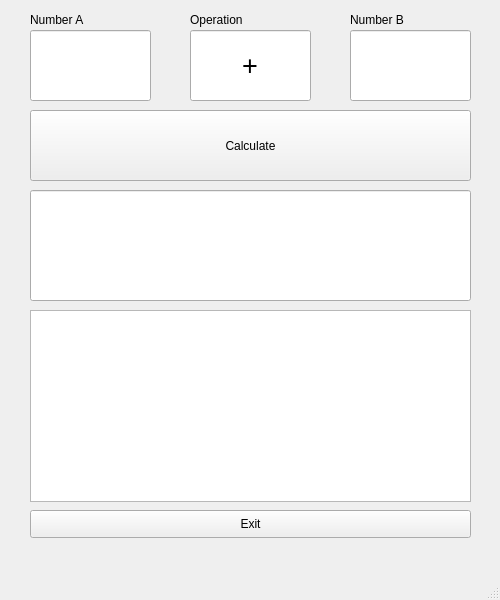
<?xml version="1.0" encoding="UTF-8"?>
<ui version="4.0">
 <class>GuiCalcView</class>
 <widget class="QMainWindow" name="GuiCalcView">
  <property name="geometry">
   <rect>
    <x>0</x>
    <y>0</y>
    <width>500</width>
    <height>600</height>
   </rect>
  </property>
  <property name="windowTitle">
   <string>Calculator</string>
  </property>
  <widget class="QWidget" name="centralwidget">
   <widget class="QLineEdit" name="numberA">
    <property name="geometry">
     <rect>
      <x>30</x>
      <y>30</y>
      <width>121</width>
      <height>71</height>
     </rect>
    </property>
    <property name="alignment">
     <set>Qt::AlignCenter</set>
    </property>
   </widget>
   <widget class="QLineEdit" name="operation">
    <property name="geometry">
     <rect>
      <x>190</x>
      <y>30</y>
      <width>121</width>
      <height>71</height>
     </rect>
    </property>
    <property name="font">
     <font>
      <pointsize>20</pointsize>
     </font>
    </property>
    <property name="text">
     <string>+</string>
    </property>
    <property name="cursorPosition">
     <number>1</number>
    </property>
    <property name="alignment">
     <set>Qt::AlignCenter</set>
    </property>
   </widget>
   <widget class="QLineEdit" name="numberB">
    <property name="geometry">
     <rect>
      <x>350</x>
      <y>30</y>
      <width>121</width>
      <height>71</height>
     </rect>
    </property>
    <property name="alignment">
     <set>Qt::AlignCenter</set>
    </property>
   </widget>
   <widget class="QLineEdit" name="outcome">
    <property name="geometry">
     <rect>
      <x>30</x>
      <y>190</y>
      <width>441</width>
      <height>111</height>
     </rect>
    </property>
   </widget>
   <widget class="QPushButton" name="executeButton">
    <property name="geometry">
     <rect>
      <x>30</x>
      <y>110</y>
      <width>441</width>
      <height>71</height>
     </rect>
    </property>
    <property name="text">
     <string>Calculate</string>
    </property>
   </widget>
   <widget class="QListWidget" name="eventList">
    <property name="geometry">
     <rect>
      <x>30</x>
      <y>310</y>
      <width>441</width>
      <height>192</height>
     </rect>
    </property>
   </widget>
   <widget class="QPushButton" name="exitButton">
    <property name="geometry">
     <rect>
      <x>30</x>
      <y>510</y>
      <width>441</width>
      <height>28</height>
     </rect>
    </property>
    <property name="text">
     <string>Exit</string>
    </property>
   </widget>
   <widget class="QLabel" name="labelA">
    <property name="geometry">
     <rect>
      <x>30</x>
      <y>10</y>
      <width>121</width>
      <height>20</height>
     </rect>
    </property>
    <property name="text">
     <string>Number A</string>
    </property>
   </widget>
   <widget class="QLabel" name="labelB">
    <property name="geometry">
     <rect>
      <x>190</x>
      <y>10</y>
      <width>111</width>
      <height>20</height>
     </rect>
    </property>
    <property name="text">
     <string>Operation</string>
    </property>
   </widget>
   <widget class="QLabel" name="labelC">
    <property name="geometry">
     <rect>
      <x>350</x>
      <y>10</y>
      <width>121</width>
      <height>20</height>
     </rect>
    </property>
    <property name="text">
     <string>Number B</string>
    </property>
   </widget>
  </widget>
  <widget class="QMenuBar" name="menubar">
   <property name="geometry">
    <rect>
     <x>0</x>
     <y>0</y>
     <width>500</width>
     <height>25</height>
    </rect>
   </property>
  </widget>
  <widget class="QStatusBar" name="statusbar"/>
 </widget>
 <resources/>
 <connections/>
</ui>
